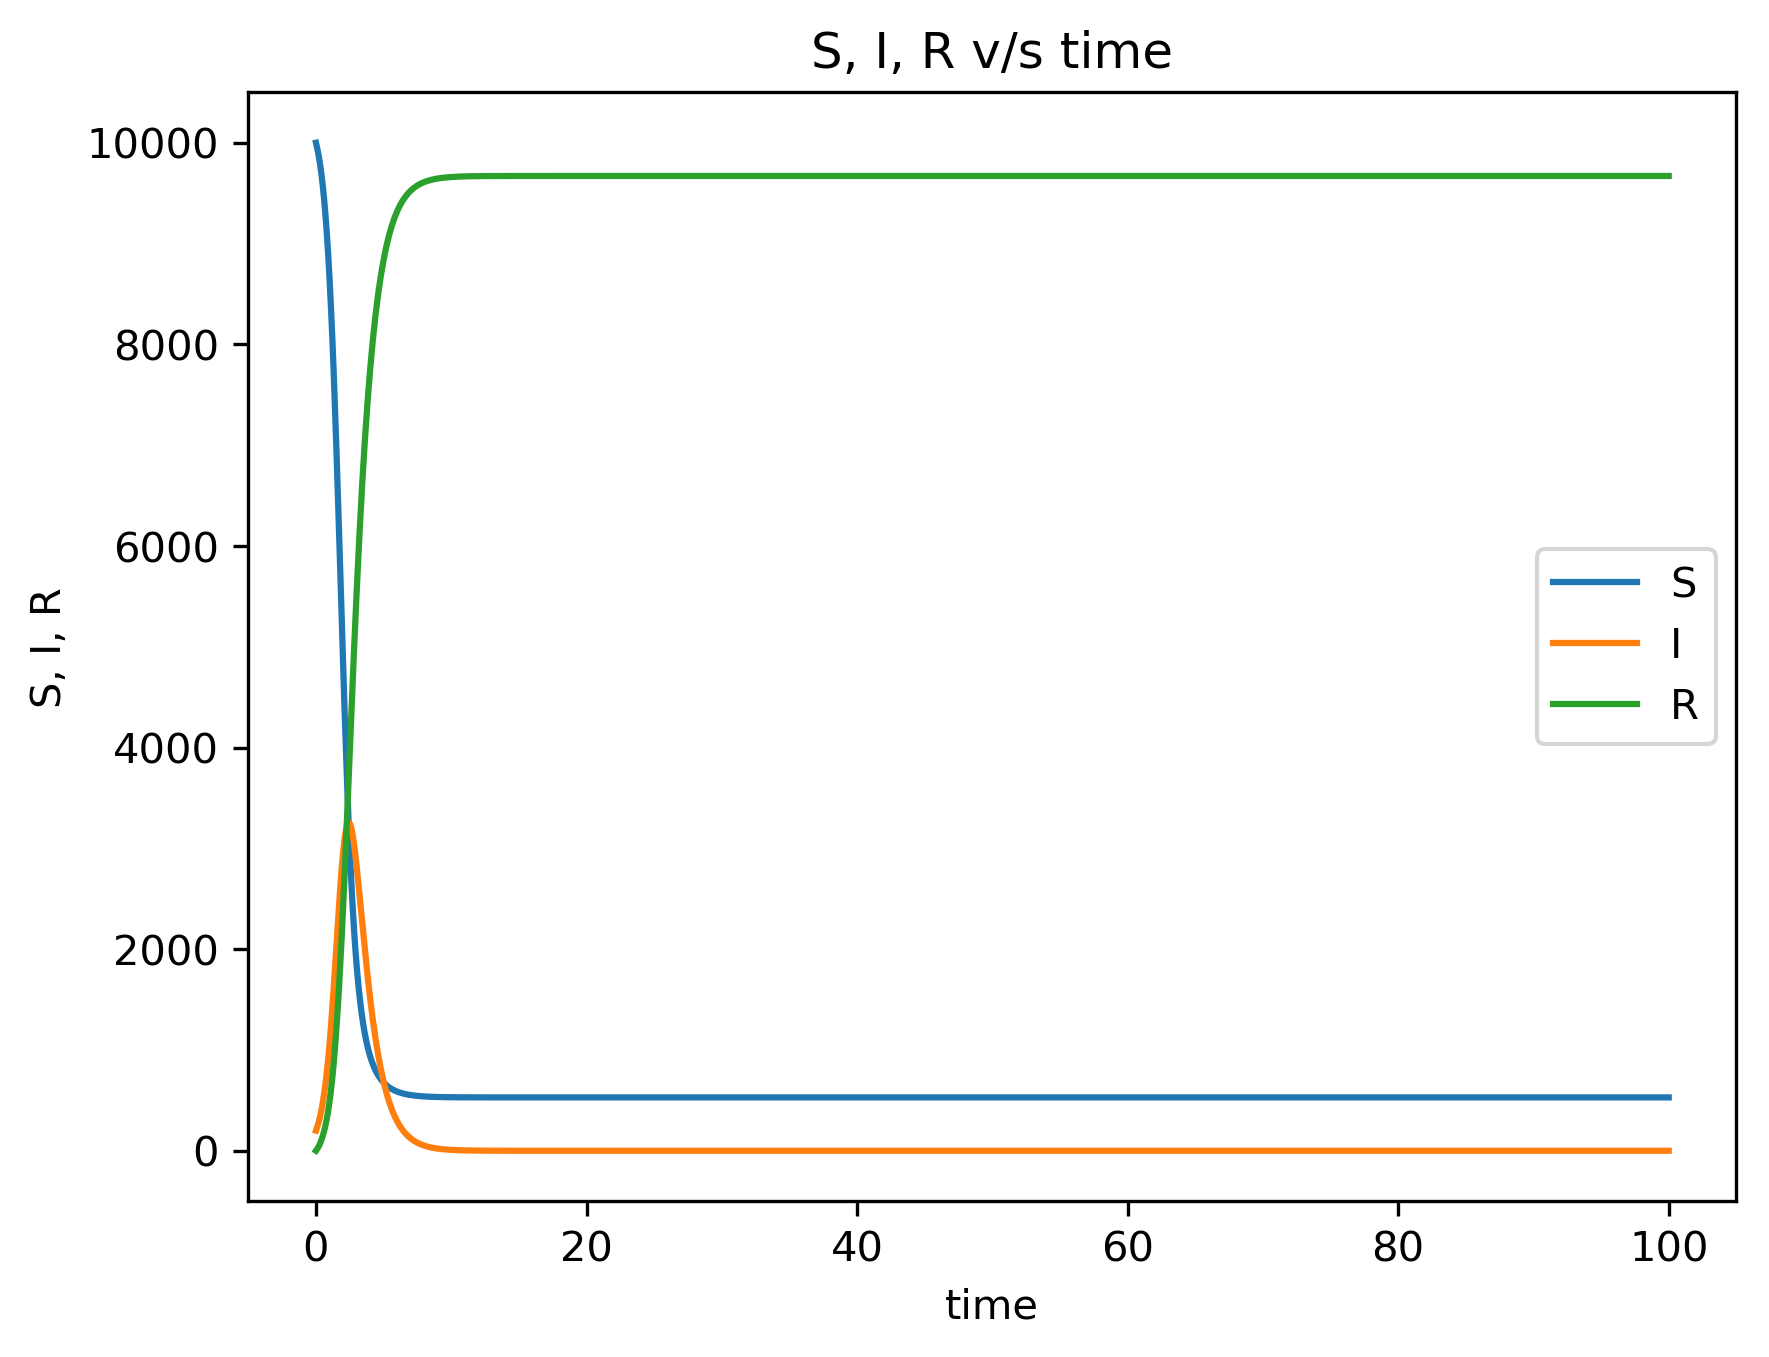

Write the Python code that produced this figure.
"""
Solve the provided ordinary differential equation (ODE) with the Euler method
https://en.wikipedia.org/wiki/Euler_method

I you don't know how to do the Euler method, you can try solve it another way.

Solve for times 0 to 100 using the initial conditions provided.
Plot the result using matplotlib and save it to a file called part_5.png

The equation to be solved is defined by the function `get_derivatives`.
"""
import numpy as np
import matplotlib.pyplot as plt

# Initial conditions for [S, I, R]
INITIAL_CONDITIONS = np.array([1e4, 200, 0])
MAX_TIME = 100
STEP_SIZE = 0.1
NUM_STEPS = int(MAX_TIME / STEP_SIZE)

def get_derivatives(values, time):
    """
    Returns the derivative of the ODE as an array: [dS/dt, dI/dt, dR/dt]
    Use these derivatives to find the future values of [S, I, R]
    """
    total_population = values.sum()
    susceptible, infected = values[0], values[1]
    contact_rate = 0.3 if time < 20 else 0.05
    infection_rate = contact_rate * susceptible * infected / total_population
    recovery_rate = 0.1 * infected
    return np.array([
        -infection_rate,
        infection_rate - recovery_rate,
        recovery_rate,
    ])


times = np.linspace(start=0, stop=MAX_TIME, num=NUM_STEPS)
results = np.zeros((NUM_STEPS, 3))
results[0] = INITIAL_CONDITIONS

for t_idx, t in enumerate(times):
    if t_idx == 0:
        continue
    

    # Solve the equation here, filling out `results`
    else:
        results[t_idx] = results[t_idx-1] + get_derivatives(results[t_idx-1], t)

# Plot the results as a function of time for S, I, R respectively
plt.plot(times, results)
plt.xlabel('time')
plt.ylabel('S, I, R')
plt.title('S, I, R v/s time')
plt.legend(["S", "I", "R"])

# Saving the plot
plt.savefig('part_5.png', dpi=300, bbox_inches='tight')